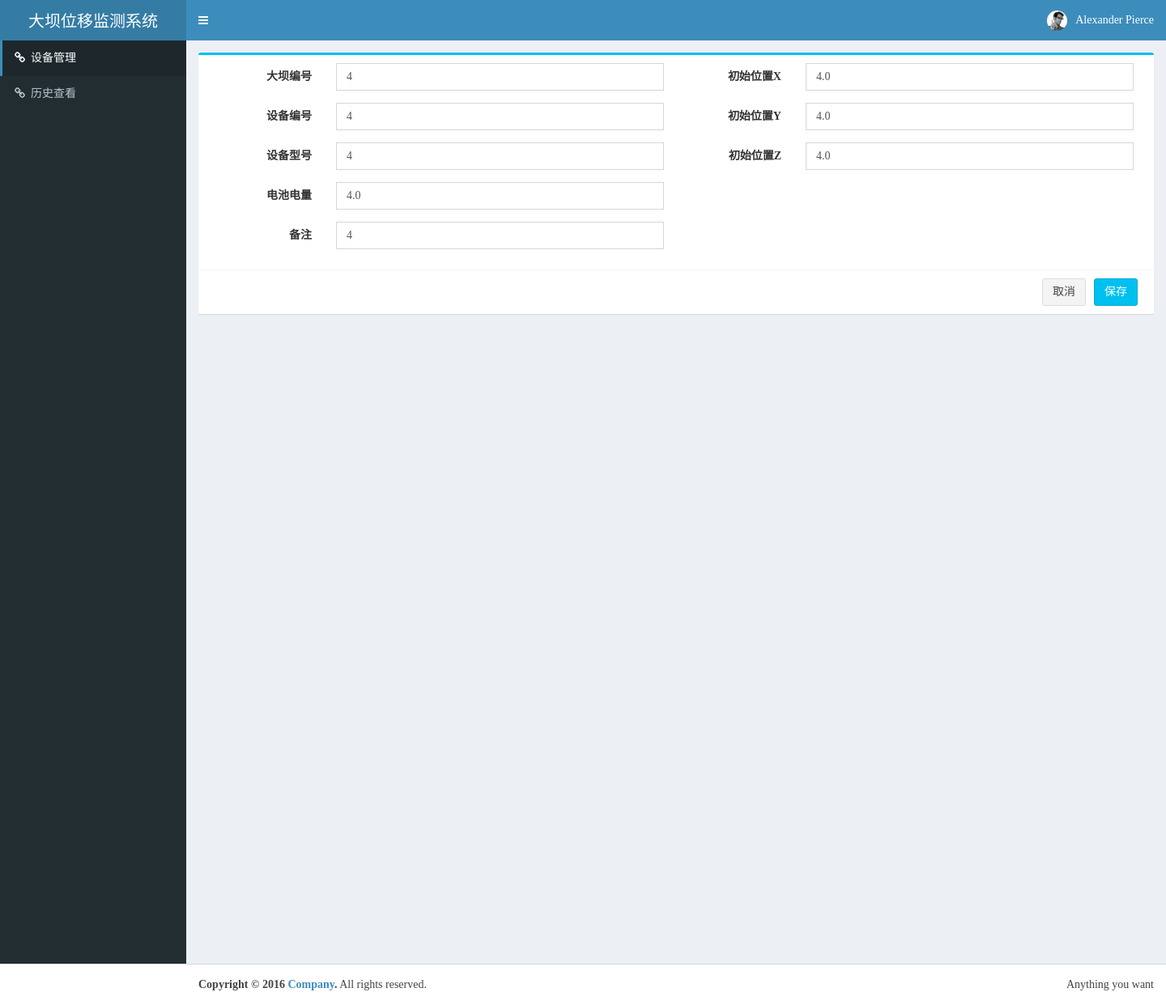
The page /Dam_Device_management/device_management_form_update/4/ on the database its author committed.
### Dam_Device_management/models.py (models this page shows, shortened)
class Device(models.Model):
	dam = models.ForeignKey(Dam)
	device_num = models.IntegerField(null=True)
	card_num = models.CharField(max_length=60,null=True)
	power = models.FloatField(default=0)
	x = models.FloatField(max_length=60,null=True)
	y = models.FloatField(max_length=60,null=True)
	z = models.FloatField(max_length=60,null=True)
	remark = models.TextField()

class Dam(models.Model):
	dam_num = models.IntegerField(unique=True)
	dam_name = models.CharField(max_length=100,null=True)
	dam_grade = models.CharField(max_length=100,null=True)
	dam_status = models.CharField(max_length=100,null=True)
	information = models.TextField()
	port_num = models.IntegerField(null=True)
	domain_name = models.CharField(max_length=100,null=True)

### Dam_Device_management/views.py (the view)
# urls.py: url(r'^device_management_form_update/(?P<aid>\d+)/$', Dam_Device_management.views.device_management_form_update),
def device_management_form_update(request,aid):
		device_list = Device.objects.get(id = aid)
		return render(request,'device_management_form_update.html',{'device_list' : device_list})

### Dam_Device_management/templates/device_management_form_update.html (shortened to what this page needs)
<!DOCTYPE html>
<html>
  <head>
  <link rel="stylesheet" href="../../../static/css/bootstrap.min.css">
  <link rel="stylesheet" href="../../../static/css/font-awesome.min.css">
  <link rel="stylesheet" href="../../../static/css/ionicons.min.css">
  <link rel="stylesheet" href="../../../static/css/bootstrap-datepicker.min.css">
  <link rel="stylesheet" href="../../../static/css/dataTables.bootstrap.min.css">
  <link rel="stylesheet" href="../../../static/css/AdminLTE.min.css">
  <link rel="stylesheet" href="../../../static/css/skin-blue.min.css">
  <link rel="stylesheet" href="../../../static/css/form.css">
  <link rel="stylesheet" href="../../../static/css/_all-skins.min.css">
  </head>
  <body class="hold-transition skin-blue sidebar-mini">
<div class="wrapper">
    <header class="main-header">
    <a href="#" class="logo">
      <span class="logo-lg">大坝位移监测系统</span> </a>
    <nav class="navbar navbar-../../../static-top" role="navigation">
        <a href="#" class="sidebar-toggle" data-toggle="push-menu" role="button"> <span class="sr-only">Toggle navigation</span> </a>
        <div class="navbar-custom-menu">
        <ul class="nav navbar-nav">
            <li class="dropdown user user-menu">
            <a href="#" class="dropdown-toggle" data-toggle="dropdown">
              <img src="../../../static/img/user2-160x160.jpg" class="user-image" alt="User Image">
              <span class="hidden-xs">Alexander Pierce</span> </a>
          </li>
          </ul>
      </div>
      </nav>
  </header>
    <aside class="main-sidebar">
    <section class="sidebar">
        <ul class="sidebar-menu" data-widget="tree">
        <li class="active"><a href="/Dam_Device_management/DandL_management"><i class="fa fa-link"></i><span>设备管理</span></a></li>
        <li><a href="/Dam_Device_management/history_search"><i class="fa fa-link"></i><span>历史查看</span></a></li>
      </ul>
      </section>
  </aside>
    <div class="content-wrapper">
    <section class="content container-fluid">
        <div class="box box-info">
        <form class="form-horizontal" action="/Dam_Device_management/device_management_form_update/{{device_list.id}}/u/" onsubmit="return check(this)" method="post">
            <div class="box-body">
            <div class="col-xs-6">
                <div class="form-group">
                <label for="dam_num" class="col-sm-3 control-label">大坝编号</label>
                <div class="col-sm-9">
                    <input type="varchar" class="form-control" name="dam_num" id="dam_num" value="{{device_list.dam.dam_num}}">
                  </div>
              </div>
                <div class="form-group">
                <label for="device_num" class="col-sm-3 control-label">设备编号</label>
                <div class="col-sm-9">
                    <input type="varchar" class="form-control" name="device_num" id="device_num" value="{{device_list.device_num}}">
                  </div>
              </div>
                <div class="form-group">
                <label for="card_num" class="col-sm-3 control-label">设备型号</label>
                <div class="col-sm-9">
                    <input type="varchar" class="form-control" name="card_num" id="card_num" value="{{device_list.card_num}}">
                  </div>
              </div>
                <div class="form-group">
                  <label for="power" class="col-sm-3 control-label">电池电量</label>
                  <div class="col-sm-9">
                    <input type="varchar" class="form-control" name="power" id="power" value="{{device_list.power}}">
                  </div>
                </div>
                <div class="form-group">
                <label for="remark" class="col-sm-3 control-label">备注</label>
                <div class="col-sm-9">
                    <input type="varchar" class="form-control" name="remark" id="remark" value="{{device_list.remark}}">
                  </div>
              </div>
              </div>
            <div class="col-xs-6">
                <div class="form-group">
                <label for="x" class="col-sm-3 control-label">初始位置X</label>
                <div class="col-sm-9">
                    <input type="varchar" class="form-control" name="x" id="x" value="{{device_list.x}}">
                  </div>
              </div>
                <div class="form-group">
                <label for="y" class="col-sm-3 control-label">初始位置Y</label>
                <div class="col-sm-9">
                    <input type="varchar" class="form-control" name="y" id="y" value="{{device_list.y}}">
                  </div>
              </div>
                <div class="form-group">
                <label for="z" class="col-sm-3 control-label">初始位置Z</label>
                <div class="col-sm-9">
                    <input type="varchar" class="form-control" name="z" id="z" value="{{device_list.z}}">
                  </div>
              </div>
              </div>
          </div>
            <div class="box-footer">
            <button type="submit" id="save" class="btn btn-info pull-right submitBtn">保存</button>
            <button type="button" class="btn btn-default pull-right submitBtn" onClick="JavaScript:window.history.back();">取消</button>
          </div>
          </form>
      </div>
      </section>
  </div>
  </div>
<footer class="main-footer">
    <div class="pull-right hidden-xs"> Anything you want </div>
    <strong>Copyright &copy; 2016 <a href="#">Company</a>.</strong> All rights reserved. </footer>
</body>
</html>

### Warning_management/static/css/form.css (style rules this page uses)
.submitBtn { margin-right: 10px; }

### Dam_Device_management/templates/device_management_form_update.html (style rules this page uses)
body, html { width: 100%; height: 100%; margin: 0; font-family: "微软雅黑"; }

### rows shown on the page
Device: dam_num "4", device_num "4", card_num "4", power "4.0", remark "4", x "4.0", y "4.0", z "4.0"
